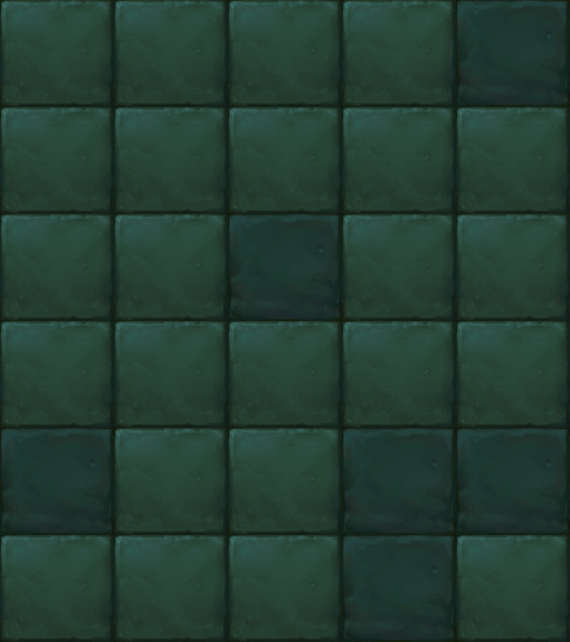

A 2D game scene composited from a Tiled map and its tileset images. What follows is a short description and the map's XML, with each tile layer's data collapsed to a summary:
An orthogonal 5x6 tile map with 114x107 px tiles, 1 tile layer (块层 1).

<map version="1.0" orientation="orthogonal" width="5" height="6" tilewidth="114" tileheight="107">
 <tileset firstgid="1" name="map030" tilewidth="114" tileheight="107">
  <image source="map030.png" width="228" height="107" />
 </tileset>
 <layer name="块层 1" width="5" height="6">
  <data>[30 cells, 30 non-empty, 2 distinct tile ids]</data>
 </layer>
</map>
